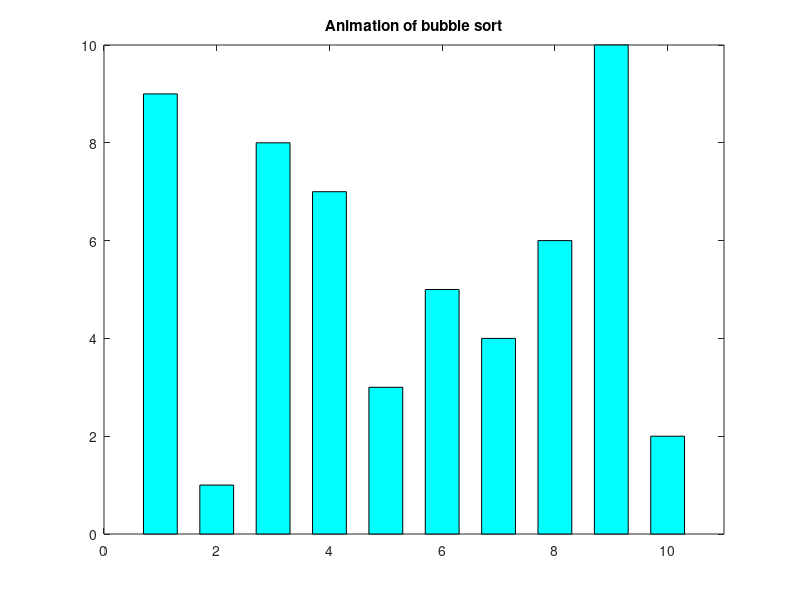

This chart was generated by the following MATLAB code: (Note: this script raises an error after producing the figure.)
% Animation of bubble sort
% Roger Jang, 980703

clear all
close all
data_n = 10;
x = 1:data_n;
y = rand(1, data_n);
y = randperm(length(x));
r = 0.3;
rect = [-r -r r r] + sqrt(-1)*[0 1 1 0];
patchH = [];
for i = 1:data_n,
	xx = real(rect)+x(i);
	yy = imag(rect)*y(i);
	h = patch(xx, yy, 'c');
	patchH = [patchH, h];
end

axis([0 data_n+1 0 max(y)]);
title('Animation of bubble sort');
set(gca, 'box', 'on');
set(patchH, 'erasemode', 'xor');

% switch two bars
fprintf('%d ', y);
fprintf('\n');
for i = data_n:-1:2,
	for j = 1:i-1,
		if y(j) > y(j+1),
			% Animation
			set(patchH(j),   'FaceColor', [1 0 1]);
			set(patchH(j+1), 'FaceColor', [1 0 1]);
			switbar(patchH, j, j+1);
			set(patchH(j),   'FaceColor', [0 1 1]);
			set(patchH(j+1), 'FaceColor', [0 1 1]);
			% Switch elements
			temp = y(j);
			y(j) = y(j+1);
			y(j+1) = temp;
			temp = patchH(j);
			patchH(j) = patchH(j+1);
			patchH(j+1) = temp;
			fprintf('%d ', y);
			fprintf('\n');
		end
	end
end
